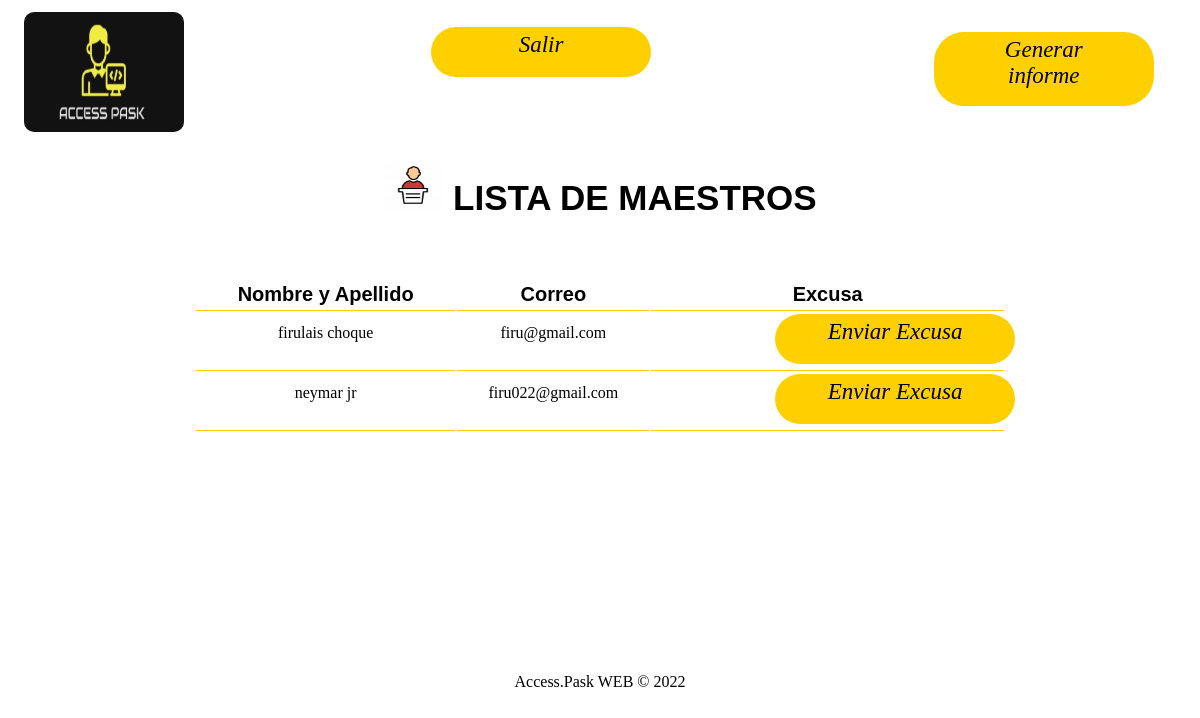
The page /vistas/EST.php (signed in) on the database its author committed.
### tables this page shows
CREATE TABLE `asignacion` (
  `id` int(15) NOT NULL,
  `docu` int(50) NOT NULL,
  `Curso` int(15) DEFAULT NULL
);

CREATE TABLE `usuario` (
  `idDoc` int(3) DEFAULT NULL,
  `documento` int(50) NOT NULL,
  `idRol` int(11) DEFAULT NULL,
  `idCurso` int(15) DEFAULT NULL,
  `Nombre` varchar(100) DEFAULT NULL,
  `Apellido` varchar(50) DEFAULT NULL,
  `contraseña` varbinary(100) DEFAULT NULL,
  `idEst` int(11) NOT NULL,
  `idCor` int(11) NOT NULL,
  `correo` varchar(100) DEFAULT NULL
);

### vistas/EST.php (the view, shortened to what this page needs)
<!DOCTYPE html>
<html lang="es">
<head>
    <link rel="stylesheet" href="../stylos/EST2.css">
</head>
<body>
<header class="cuadro_texto">
        <img src="../img/pask.png" alt="logo accespask">
    <ul>
        <li><a href="../modelo/cerrar_sesion.php" img src="../img/salir.png">Salir</a> </li>
                <li><a href="../Reportes/ind3.php"  style="left: 130%;position: absolute;padding-bottom: 29px;">Generar informe</a></li>
    </ul>
    </header>
    <main>
    <?php
        $des=$_SESSION['usuario'];
        $host="localhost";
        $user="root";
        $pass="";
        $bd="accesspask";
        $con=mysqli_connect($host,$user,$pass);
        mysqli_select_db($con,$bd);
        $cons= "SELECT idCurso FROM usuario where documento='$des'";
        $fil=mysqli_query($con, $cons);
        $Almacen_user_consul=mysqli_fetch_row($fil);
        $resultado=$Almacen_user_consul[0];
        $consulta= "SELECT * FROM usuario,asignacion where idRol=2 and usuario.documento=asignacion.docu and asignacion.Curso=$resultado";
        $filas=mysqli_query($con, $consulta);
        $produc=$filas;
        ?>
        <div class="nom"><img class="listmaes" src="../img/maestro.jpg">
            LISTA DE MAESTROS
        </div>
    <table >
        <thead>
        <tr >
            <th class="text1">Nombre y Apellido</th>
            <th class="text1">Correo</th>
            <th class="text1">Excusa</th>
        </tr>
        </thead>
        <tbody>
        <?php foreach ($produc as $dato) {?>
        <tr>
        <td> <?php echo  $dato['Nombre'] ." ". $dato['Apellido'] ; ?> <br><br></td>
        <td> <?php echo  $dato['correo'] ." " ?> <br><br></td>
        <td> <a href="../vistas/excusa.php?id4=<?php echo $dato['documento']?>" class="btn btn-warning">Enviar  Excusa</li><br><br></td>
        </tr>
        <?php } ?>
        </tbody>
    </table>
        </main>
        <div class="loFeo">
            Access.Pask WEB &copy; 2022
    </div>
</body>
</html>

### stylos/EST2.css (style rules this page uses)
* { margin: 0; font-family: 'RobotoCondensed'; }
.cuadro_texto { font-family: 'Lucida Sans', 'Lucida Sans Regular', 'Lucida Grande', 'Lucida Sans Unicode', Geneva, Verdana, sans-serif; font-style: normal; font-weight: 900; font-size: 35px; }
header img { width: 160px; height: 120px; border-radius: 10px; margin-left: 2%; margin-top: 1%; }
ul { display: inline; position: absolute; margin-top: 1px }
.cuadro_texto li { margin: 20px; display: inline-block; }
.cuadro_texto ul { list-style: none; }
ul li a { color: #ffd000; display: inline-block; padding: 5px 35px; text-decoration: none; background-color: #ffd000; border-radius: 30px; width: 150px; height: 40px; color: rgb(0, 0, 0); font-family: cursive; font-style: oblique; font-weight: 500; font-size: 23px; text-align: center; margin-left: 85%; }
.nom { font-family: 'Lucida Sans', 'Lucida Sans Regular', 'Lucida Grande', 'Lucida Sans Unicode', Geneva, Verdana, sans-serif; font-style: normal; font-weight: 900; font-size: 35px; text-align: center; }
main { text-align: center; margin: 20px; }
main table { width: 70%; margin: 20px; margin-left:15%; margin-top: 5%; }
main table td, th { height: 30px; border-bottom: 1px solid; border-color: #ffd000; }
.btn { color: #ffd000; display: inline-block; padding: 5px 35px; text-decoration: none; background-color: #ffd000; border-radius: 30px; width: 170px; height: 40px; color: rgb(0, 0, 0); font-family: cursive; font-style: oblique; font-weight: 500; font-size: 23px; text-align: center; margin-left: 35%; }
.listmaes { width: 60px; height: 50px; text-align: right; }
.text1 { font-weight: 600; font-family: 'Trebuchet MS', 'Lucida Sans Unicode', 'Lucida Grande', 'Lucida Sans', Arial, sans-serif; font-size: 20px; }
.loFeo { text-align: center; color:black; margin-top: 20%; margin-bottom: 2%; }

### rows shown on the page
asignacion: docu.Nombre "firulais", docu.Apellido "choque", docu.correo "firu@gmail.com"
asignacion: docu.Nombre "neymar", docu.Apellido "jr", docu.correo "firu022@gmail.com"
